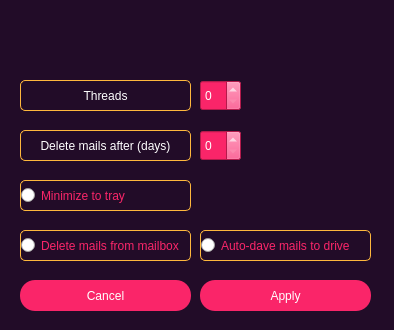
<?xml version="1.0" encoding="UTF-8"?>
<ui version="4.0">
 <class>OptionWindow</class>
 <widget class="QDialog" name="OptionWindow">
  <property name="geometry">
   <rect>
    <x>0</x>
    <y>0</y>
    <width>394</width>
    <height>330</height>
   </rect>
  </property>
  <property name="minimumSize">
   <size>
    <width>394</width>
    <height>330</height>
   </size>
  </property>
  <property name="maximumSize">
   <size>
    <width>394</width>
    <height>330</height>
   </size>
  </property>
  <property name="windowTitle">
   <string>Options</string>
  </property>
  <property name="windowIcon">
   <iconset resource="general.qrc">
    <normaloff>:/images/settings.svg</normaloff>:/images/settings.svg</iconset>
  </property>
  <property name="styleSheet">
   <string notr="true">QPushButton
{
	border-radius:15px;
	background-color:#fa2569;
	color:white;
}

QPushButton:hover
{
	border-radius:15px;
	background-color:#feb83d;
	color:black;
}

QLabel
{
	background-color:rgba(0, 0, 0,0);
	border: 1px solid grey;
	border-color:#feb83d;
	border-radius: 5px;
	color:white;
}

QSpinBox
{
	color:white;
	background-color:#fa2569
}

QRadioButton
{
	border: 1px solid grey;
	border-color:#feb83d;
	border-radius: 5px;
	color:#fa2569;
}

QLineEdit
{
	background-color:rgba(0, 0, 0,0);
	border: 1px solid grey;
	border-color:#feb83d;
	border-radius: 5px;
	color:white;
}

QMessageBox 
{
	background-color: #220c28;
}

QMessageBox QLabel 
{
    	background-color:rgba(0, 0, 0,0);
	border: 1px solid grey;
	border-color:#220c28;
	border-radius: 5px;
	color:white;
}

QMessageBox QPushButton
{
	border-radius:15px;
	border: 1px solid grey;
	border-color:#fa2569;
	background-color:#220c28;
	color:white;
}

QMessageBox QPushButton::hover
{
	border-radius:15px;
	border: 1px solid grey;
	border-color:#feb83d;
	background-color:#220c28;
	color:white;
}

#OptionWindow
{
	background-color:#220c28;
}</string>
  </property>
  <widget class="QPushButton" name="apply_pushButton">
   <property name="geometry">
    <rect>
     <x>200</x>
     <y>280</y>
     <width>171</width>
     <height>31</height>
    </rect>
   </property>
   <property name="text">
    <string>Apply</string>
   </property>
  </widget>
  <widget class="QPushButton" name="reject_pushButton">
   <property name="geometry">
    <rect>
     <x>20</x>
     <y>280</y>
     <width>171</width>
     <height>31</height>
    </rect>
   </property>
   <property name="text">
    <string>Cancel</string>
   </property>
  </widget>
  <widget class="QLabel" name="time_to_hold_label">
   <property name="geometry">
    <rect>
     <x>20</x>
     <y>130</y>
     <width>171</width>
     <height>31</height>
    </rect>
   </property>
   <property name="text">
    <string>Delete mails after (days)</string>
   </property>
   <property name="alignment">
    <set>Qt::AlignCenter</set>
   </property>
  </widget>
  <widget class="QSpinBox" name="spinBox_2">
   <property name="geometry">
    <rect>
     <x>200</x>
     <y>130</y>
     <width>41</width>
     <height>31</height>
    </rect>
   </property>
  </widget>
  <widget class="QLabel" name="thread_label">
   <property name="geometry">
    <rect>
     <x>20</x>
     <y>80</y>
     <width>171</width>
     <height>31</height>
    </rect>
   </property>
   <property name="text">
    <string>Threads</string>
   </property>
   <property name="alignment">
    <set>Qt::AlignCenter</set>
   </property>
  </widget>
  <widget class="QSpinBox" name="spinBox_3">
   <property name="geometry">
    <rect>
     <x>200</x>
     <y>80</y>
     <width>41</width>
     <height>31</height>
    </rect>
   </property>
  </widget>
  <widget class="QWidget" name="widget" native="true">
   <property name="geometry">
    <rect>
     <x>0</x>
     <y>170</y>
     <width>251</width>
     <height>51</height>
    </rect>
   </property>
   <widget class="QRadioButton" name="tray_icon_radioButton">
    <property name="geometry">
     <rect>
      <x>20</x>
      <y>10</y>
      <width>171</width>
      <height>31</height>
     </rect>
    </property>
    <property name="text">
     <string>Minimize to tray</string>
    </property>
   </widget>
  </widget>
  <widget class="QWidget" name="widget_2" native="true">
   <property name="geometry">
    <rect>
     <x>0</x>
     <y>220</y>
     <width>211</width>
     <height>51</height>
    </rect>
   </property>
   <widget class="QRadioButton" name="delete_mails_from_box_radioButton">
    <property name="geometry">
     <rect>
      <x>20</x>
      <y>10</y>
      <width>171</width>
      <height>31</height>
     </rect>
    </property>
    <property name="text">
     <string>Delete mails from mailbox</string>
    </property>
   </widget>
  </widget>
  <widget class="QWidget" name="widget_3" native="true">
   <property name="geometry">
    <rect>
     <x>160</x>
     <y>220</y>
     <width>211</width>
     <height>51</height>
    </rect>
   </property>
   <widget class="QRadioButton" name="auto_save_mails_radioButton">
    <property name="geometry">
     <rect>
      <x>40</x>
      <y>10</y>
      <width>171</width>
      <height>31</height>
     </rect>
    </property>
    <property name="text">
     <string>Auto-dave mails to drive</string>
    </property>
   </widget>
  </widget>
 </widget>
 <resources>
  <include location="general.qrc"/>
 </resources>
 <connections/>
</ui>
